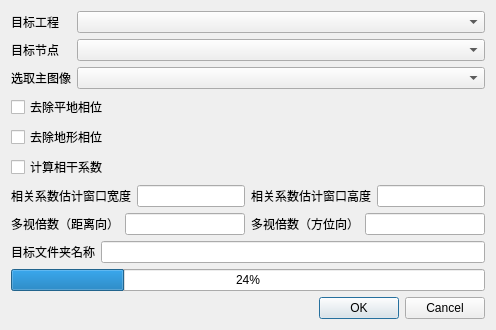
<?xml version="1.0" encoding="UTF-8"?>
<ui version="4.0">
 <class>Interferometric_Formation</class>
 <widget class="QWidget" name="Interferometric_Formation">
  <property name="geometry">
   <rect>
    <x>0</x>
    <y>0</y>
    <width>532</width>
    <height>343</height>
   </rect>
  </property>
  <property name="windowTitle">
   <string>干涉相位生成</string>
  </property>
  <property name="windowIcon">
   <iconset resource="../QtWidgetsApplication3.qrc">
    <normaloff>:/QtWidgetsApplication3/bin/icon/InSARapp.ico</normaloff>:/QtWidgetsApplication3/bin/icon/InSARapp.ico</iconset>
  </property>
  <layout class="QVBoxLayout" name="verticalLayout">
   <property name="sizeConstraint">
    <enum>QLayout::SetFixedSize</enum>
   </property>
   <item>
    <layout class="QFormLayout" name="formLayout">
     <item row="0" column="0">
      <widget class="QLabel" name="label">
       <property name="text">
        <string>目标工程</string>
       </property>
      </widget>
     </item>
     <item row="0" column="1">
      <widget class="QComboBox" name="comboBox"/>
     </item>
     <item row="1" column="0">
      <widget class="QLabel" name="label_2">
       <property name="text">
        <string>目标节点</string>
       </property>
      </widget>
     </item>
     <item row="1" column="1">
      <widget class="QComboBox" name="comboBox_2"/>
     </item>
     <item row="2" column="0">
      <widget class="QLabel" name="label_3">
       <property name="text">
        <string>选取主图像</string>
       </property>
      </widget>
     </item>
     <item row="2" column="1">
      <widget class="QComboBox" name="comboBox_3"/>
     </item>
    </layout>
   </item>
   <item>
    <widget class="QCheckBox" name="Isdeflat">
     <property name="text">
      <string>去除平地相位</string>
     </property>
    </widget>
   </item>
   <item>
    <widget class="QCheckBox" name="Istopo_removal">
     <property name="text">
      <string>去除地形相位</string>
     </property>
    </widget>
   </item>
   <item>
    <widget class="QCheckBox" name="iscoherence">
     <property name="text">
      <string>计算相干系数</string>
     </property>
    </widget>
   </item>
   <item>
    <layout class="QHBoxLayout" name="horizontalLayout_2">
     <property name="sizeConstraint">
      <enum>QLayout::SetDefaultConstraint</enum>
     </property>
     <item>
      <widget class="QLabel" name="win_w_label">
       <property name="text">
        <string>相关系数估计窗口宽度</string>
       </property>
      </widget>
     </item>
     <item>
      <widget class="QLineEdit" name="win_w"/>
     </item>
     <item>
      <widget class="QLabel" name="win_h_label">
       <property name="text">
        <string>相关系数估计窗口高度</string>
       </property>
      </widget>
     </item>
     <item>
      <widget class="QLineEdit" name="win_h"/>
     </item>
    </layout>
   </item>
   <item>
    <layout class="QHBoxLayout" name="horizontalLayout">
     <item>
      <widget class="QLabel" name="label_5">
       <property name="text">
        <string>多视倍数（距离向）</string>
       </property>
      </widget>
     </item>
     <item>
      <widget class="QLineEdit" name="multilook_rg"/>
     </item>
     <item>
      <widget class="QLabel" name="label_6">
       <property name="text">
        <string>多视倍数（方位向）</string>
       </property>
      </widget>
     </item>
     <item>
      <widget class="QLineEdit" name="multilook_az"/>
     </item>
    </layout>
   </item>
   <item>
    <layout class="QHBoxLayout" name="horizontalLayout_3">
     <item>
      <widget class="QLabel" name="label_4">
       <property name="text">
        <string>目标文件夹名称</string>
       </property>
      </widget>
     </item>
     <item>
      <widget class="QLineEdit" name="file_name"/>
     </item>
    </layout>
   </item>
   <item>
    <widget class="QProgressBar" name="progressBar">
     <property name="value">
      <number>24</number>
     </property>
    </widget>
   </item>
   <item>
    <widget class="QDialogButtonBox" name="buttonBox">
     <property name="standardButtons">
      <set>QDialogButtonBox::Cancel|QDialogButtonBox::Ok</set>
     </property>
    </widget>
   </item>
  </layout>
 </widget>
 <resources>
  <include location="../QtWidgetsApplication3.qrc"/>
 </resources>
 <connections/>
</ui>
